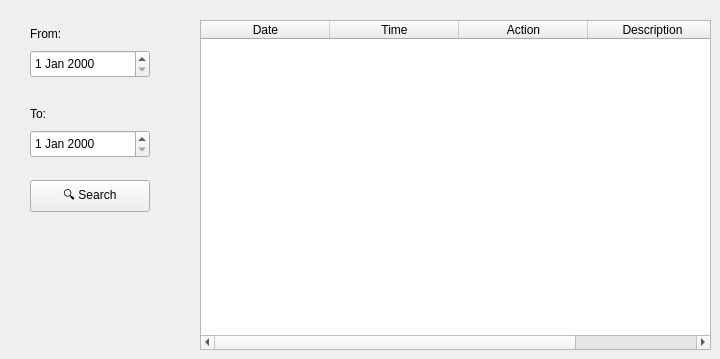
       <widget class="QWidget" name="tab_8">
        <attribute name="title">
         <string>My Activity</string>
        </attribute>
        <widget class="QLabel" name="label_31">
         <property name="geometry">
          <rect>
           <x>30</x>
           <y>20</y>
           <width>60</width>
           <height>28</height>
          </rect>
         </property>
         <property name="text">
          <string>From:</string>
         </property>
        </widget>
        <widget class="QDateEdit" name="dateEdit_2">
         <property name="geometry">
          <rect>
           <x>30</x>
           <y>50</y>
           <width>120</width>
           <height>28</height>
          </rect>
         </property>
        </widget>
        <widget class="QLabel" name="label_32">
         <property name="geometry">
          <rect>
           <x>30</x>
           <y>100</y>
           <width>60</width>
           <height>28</height>
          </rect>
         </property>
         <property name="text">
          <string>To:</string>
         </property>
        </widget>
        <widget class="QDateEdit" name="dateEdit_3">
         <property name="geometry">
          <rect>
           <x>30</x>
           <y>130</y>
           <width>120</width>
           <height>28</height>
          </rect>
         </property>
        </widget>
        <widget class="QPushButton" name="btnSearchActivity">
         <property name="geometry">
          <rect>
           <x>30</x>
           <y>180</y>
           <width>120</width>
           <height>32</height>
          </rect>
         </property>
         <property name="text">
          <string>🔍 Search</string>
         </property>
        </widget>
        <widget class="QTableWidget" name="tblMyActivity">
         <property name="geometry">
          <rect>
           <x>200</x>
           <y>20</y>
           <width>511</width>
           <height>330</height>
          </rect>
         </property>
         <attribute name="horizontalHeaderDefaultSectionSize">
          <number>129</number>
         </attribute>
         <column>
          <property name="text">
           <string>Date</string>
          </property>
         </column>
         <column>
          <property name="text">
           <string>Time</string>
          </property>
         </column>
         <column>
          <property name="text">
           <string>Action</string>
          </property>
         </column>
         <column>
          <property name="text">
           <string>Description</string>
          </property>
         </column>
        </widget>
       </widget>
